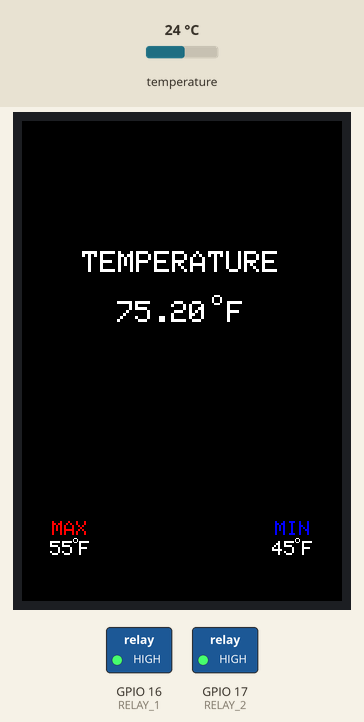
This sketch was run on a simulated ESP32. Parts: 320×480 colour display, switched loads named in the sketch (green lamp = pin HIGH). The test bench sets the inputs (shaded band); at power-on: temperature 24 °C. What the sketch prints to the serial monitor is not drawn.

Above: at 1.5 s.
1.6 s: temperature set to 12 °C
At 2.6 s:
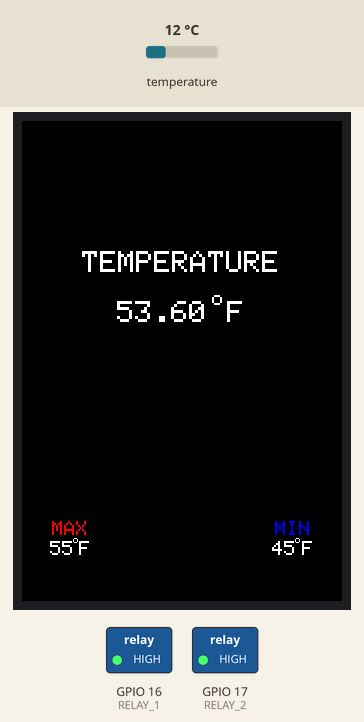
3.3 s: temperature set to 19 °C
At 4.1 s:
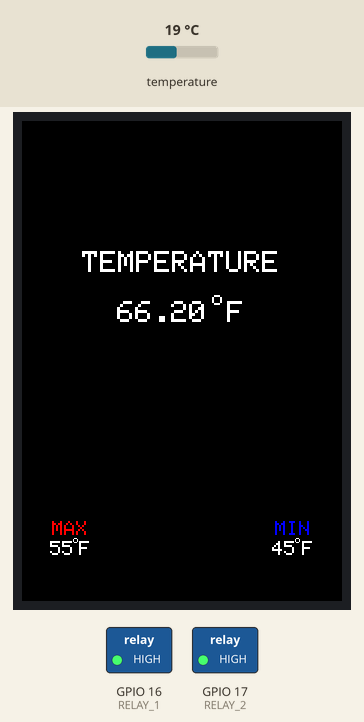
4.9 s: temperature set to 28 °C
At 5.7 s:
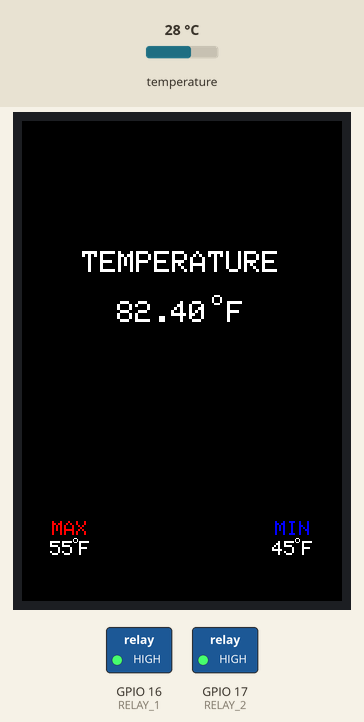
Timing chart, 0 to 7.9 s (numbered marks = the images above; inputs shaded):
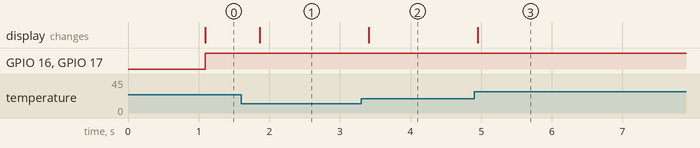

Measured:
- after the input at 1.6 s, the display: changes after 0.27 s (image 1)
- after the input at 3.3 s, the display: changes after 0.11 s (image 2)
- after the input at 4.9 s, the display: changes after 0.05 s (image 3)

The sketch:

Cooler_Relay.ino
```cpp
#include <OneWire.h>
#include <DallasTemperature.h>
#include <SPI.h>
#include <TFT_eSPI.h>


// //These are color schemes for the ring meter.
// #define RED2RED 0
// #define GREEN2GREEN 1
// #define BLUE2BLUE 2
// #define BLUE2RED 3
// #define GREEN2RED 4
// #define RED2GREEN 5

// // Bit color for grey (does not exist with TFT)
// #define TFT_GREY  0x2104

//Defining GPIO ports for the 4-channel relay and the temperature sensor
#define RELAY_1     16
#define RELAY_2     17
#define RELAY_3     16
#define RELAY_4     17
#define SENSOR_PIN  21

OneWire oneWire(SENSOR_PIN);
DallasTemperature DS18B20(&oneWire);

//Variables for temperature F/C
float tempC;
float tempF;
float prevTemp;

//Temp variables roughly for 45-55 degrees F
int temphigh= 30;
int templow = 27;

//boolean range_error = 0;

TFT_eSPI tft = TFT_eSPI();
void setup() {
  Serial.begin(9600); // initialize serial
  DS18B20.begin();    // initialize the DS18B20 sensor

  //Setting the pins for the relay as output pins
  pinMode(RELAY_1, OUTPUT);
  pinMode(RELAY_2, OUTPUT);

  //Draws and positions the label for 'TEMPERATURE'
  tft.init();
  tft.setTextSize(2);
  tft.fillScreen(TFT_BLACK);
  TextPrint("TEMPERATURE", TFT_WHITE, 60, 130, 3);

  //Displays the static value of the max temp (55 F)
  TextPrint("MAX", TFT_RED, 30, 400, 2);
  TextPrint("55", TFT_WHITE, 28, 420, 2);
  TextPrint("o", TFT_WHITE, 51, 415, 1);
  TextPrint("F", TFT_WHITE, 57, 420, 2);

  //Displays the static value of the min temp (45 F)
  TextPrint("MIN", TFT_BLUE, 253, 400, 2);
  TextPrint("45", TFT_WHITE, 250, 420, 2);
  TextPrint("o", TFT_WHITE, 273, 415, 1);
  TextPrint("F", TFT_WHITE, 280, 420, 2);

  //Shuts down 4-channel relay when board starts up
  digitalWrite(RELAY_1, LOW);
  digitalWrite(RELAY_2, LOW);
  digitalWrite(RELAY_3, LOW);
  digitalWrite(RELAY_4, LOW);
}

void loop() {

  // Command to grab value from temperature sensor
  DS18B20.requestTemperatures();
  tempC = DS18B20.getTempCByIndex(0);

  //Converting Celsius to Fahrenheit
  tempF = tempC * 9 / 5 + 32;

  prevTemp = 0;

  //Output value of temperature from Celsius to Fahrenheit in terminal
  Serial.print("Temperature: ");
  Serial.print(tempC);
  Serial.print(" C");
  Serial.print("  ~  ");
  Serial.print(tempF);
  Serial.println(" F");

  //This will display temperature (F) on the LCD screen
  if(tempC != prevTemp)
  {
    prevTemp = tempC;
    tft.fillRect(95,180,150,40,TFT_BLACK);
    tft.setTextColor(TFT_WHITE);    // print the temperature in °F
    tft.setTextSize(3);
    tft.setCursor(95, 180);
    tft.print(tempF);
    TextPrint("o", TFT_WHITE, 190, 170, 2);
    TextPrint("F", TFT_WHITE, 205, 180, 3);
  }

  //If temperature is less than 7 C(~45 F) the 2-Channel relay will turn off
  if(tempC < templow)
  {
    digitalWrite(RELAY_1, HIGH);
    digitalWrite(RELAY_2, HIGH);
    digitalWrite(RELAY_3, HIGH);
    digitalWrite(RELAY_4, HIGH);
  }

  //if temperature is more than 13 C(~45 F) the 2-Channel relay will turn on
  if(tempC > temphigh)
  {
    digitalWrite(RELAY_1, LOW);
    digitalWrite(RELAY_2, LOW);
    digitalWrite(RELAY_3, LOW);
    digitalWrite(RELAY_4, LOW);

  }


}

//Simple function that allows for easier text output LCD
void TextPrint(char *text, uint16_t color, int x, int y, int size)
{
  tft.setCursor(x, y);
  tft.setTextColor(color);
  tft.setTextSize(size);
  tft.setTextWrap(true);
  tft.print(text);
}
```
